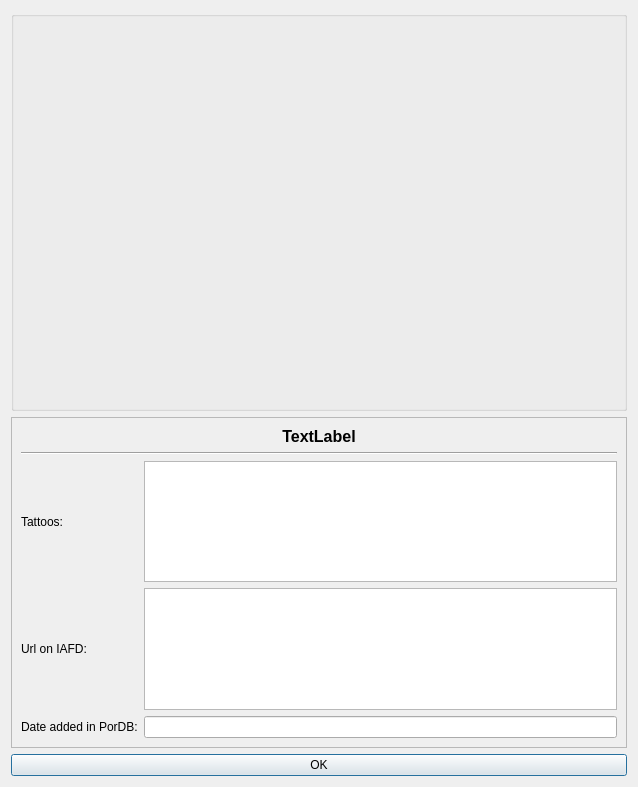
<?xml version="1.0" encoding="UTF-8"?>
<ui version="4.0">
 <class>Dialog</class>
 <widget class="QDialog" name="Dialog">
  <property name="geometry">
   <rect>
    <x>0</x>
    <y>0</y>
    <width>638</width>
    <height>787</height>
   </rect>
  </property>
  <property name="windowTitle">
   <string>Actor details</string>
  </property>
  <property name="windowIcon">
   <iconset>
    <normaloff>pypordb/8027068_splash.png</normaloff>pypordb/8027068_splash.png</iconset>
  </property>
  <layout class="QGridLayout" name="gridLayout_4">
   <item row="0" column="0">
    <layout class="QVBoxLayout" name="verticalLayout_2">
     <item>
      <widget class="QGroupBox" name="groupBox">
       <property name="enabled">
        <bool>true</bool>
       </property>
       <property name="sizePolicy">
        <sizepolicy hsizetype="Expanding" vsizetype="MinimumExpanding">
         <horstretch>0</horstretch>
         <verstretch>0</verstretch>
        </sizepolicy>
       </property>
       <property name="minimumSize">
        <size>
         <width>300</width>
         <height>400</height>
        </size>
       </property>
       <property name="title">
        <string/>
       </property>
       <layout class="QGridLayout" name="gridLayout">
        <item row="0" column="0">
         <widget class="QLabel" name="labelBild1">
          <property name="sizePolicy">
           <sizepolicy hsizetype="MinimumExpanding" vsizetype="MinimumExpanding">
            <horstretch>0</horstretch>
            <verstretch>0</verstretch>
           </sizepolicy>
          </property>
          <property name="text">
           <string/>
          </property>
         </widget>
        </item>
       </layout>
      </widget>
     </item>
     <item>
      <widget class="QScrollArea" name="scrollArea">
       <property name="widgetResizable">
        <bool>true</bool>
       </property>
       <widget class="QWidget" name="scrollAreaWidgetContents">
        <property name="geometry">
         <rect>
          <x>0</x>
          <y>0</y>
          <width>622</width>
          <height>340</height>
         </rect>
        </property>
        <layout class="QGridLayout" name="gridLayout_3">
         <item row="0" column="0">
          <layout class="QVBoxLayout" name="verticalLayout">
           <item>
            <widget class="QLabel" name="labelName">
             <property name="font">
              <font>
               <pointsize>12</pointsize>
               <weight>75</weight>
               <bold>true</bold>
              </font>
             </property>
             <property name="text">
              <string>TextLabel</string>
             </property>
             <property name="alignment">
              <set>Qt::AlignCenter</set>
             </property>
            </widget>
           </item>
           <item>
            <widget class="Line" name="line">
             <property name="orientation">
              <enum>Qt::Horizontal</enum>
             </property>
            </widget>
           </item>
           <item>
            <layout class="QGridLayout" name="gridLayout_2">
             <item row="0" column="0">
              <widget class="QLabel" name="labelTattoosC">
               <property name="text">
                <string>Tattoos:</string>
               </property>
              </widget>
             </item>
             <item row="0" column="1">
              <widget class="QPlainTextEdit" name="plainTextEditTattoos">
               <property name="readOnly">
                <bool>true</bool>
               </property>
              </widget>
             </item>
             <item row="1" column="0">
              <widget class="QLabel" name="labelUrl">
               <property name="text">
                <string>Url on IAFD:</string>
               </property>
              </widget>
             </item>
             <item row="1" column="1">
              <widget class="QTextEdit" name="textEditUrl">
               <property name="readOnly">
                <bool>true</bool>
               </property>
              </widget>
             </item>
             <item row="2" column="0">
              <widget class="QLabel" name="labelDateC">
               <property name="text">
                <string>Date added in PorDB:</string>
               </property>
              </widget>
             </item>
             <item row="2" column="1">
              <widget class="QLineEdit" name="lineEditDate">
               <property name="readOnly">
                <bool>true</bool>
               </property>
              </widget>
             </item>
            </layout>
           </item>
          </layout>
         </item>
        </layout>
       </widget>
      </widget>
     </item>
     <item>
      <widget class="QPushButton" name="pushButtonOk">
       <property name="text">
        <string>OK</string>
       </property>
       <property name="autoDefault">
        <bool>false</bool>
       </property>
       <property name="default">
        <bool>true</bool>
       </property>
      </widget>
     </item>
    </layout>
   </item>
  </layout>
 </widget>
 <resources/>
 <connections/>
</ui>
